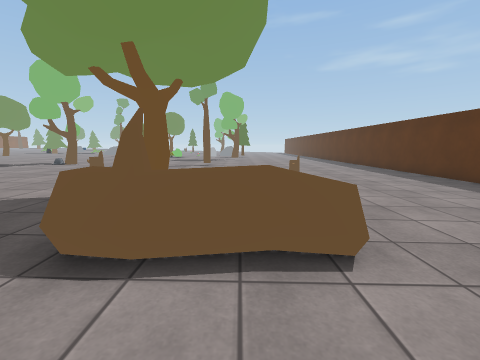
[1] (above)

23 first-person views from a walk through a 3-D level made in the Unity game engine. The camera is 1.2 m above the floor, tilts 8° down and sees 90° across. The floor is counted in squares, 1 m on a side. Each view is taken from the middle of a square. On the plan, view 1 faces up. The plan holds only what a view shows up to about 12 squares ahead; the rest is blank. The place goes on beyond the plan. The player is left out. Some surface patterns are stand-ins.

[2]
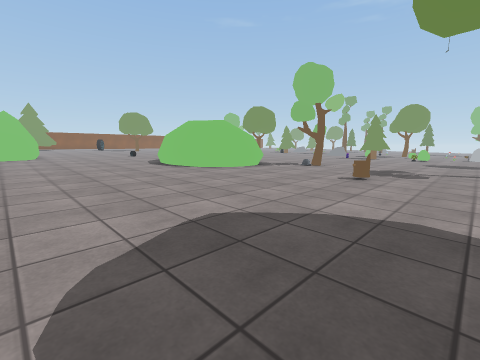

[3]
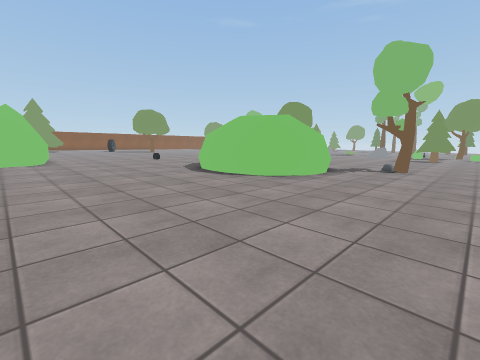

[4]
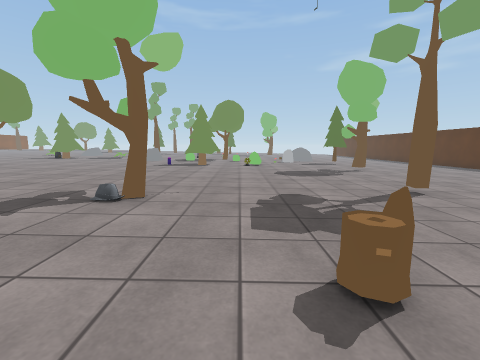

[5]
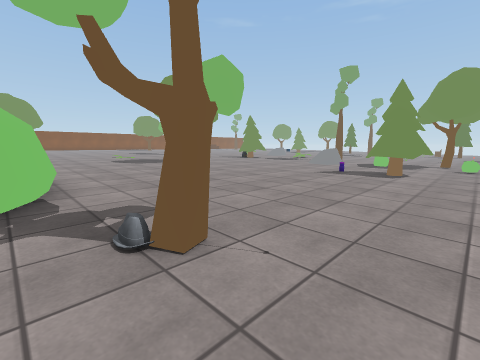

[6]
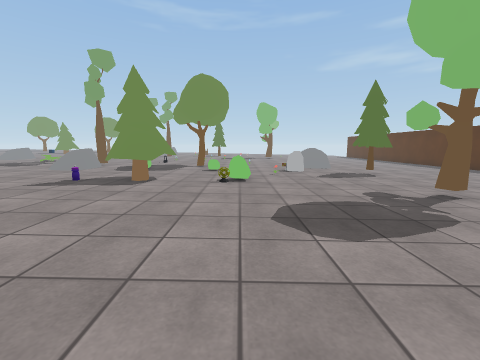

[7]
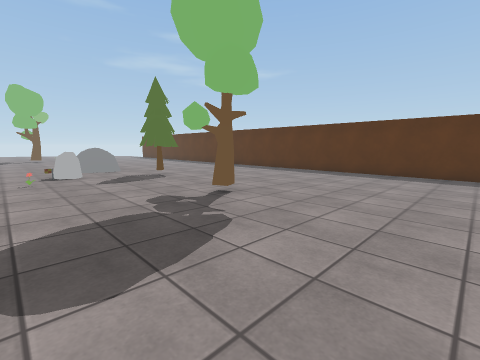

[8]
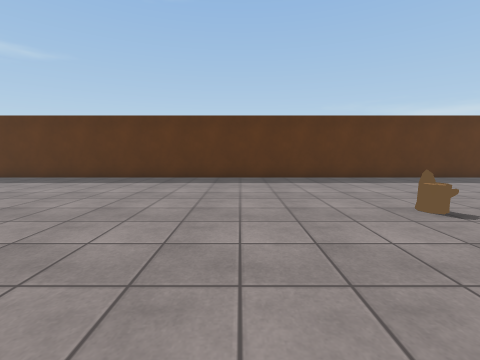

[9]
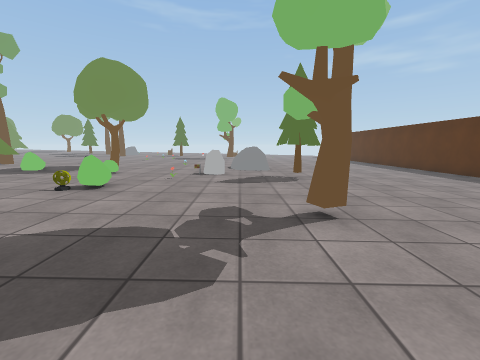

[10]
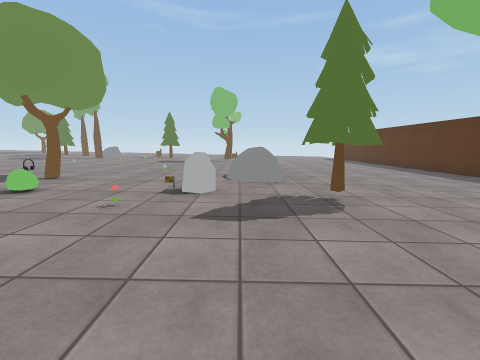

[11]
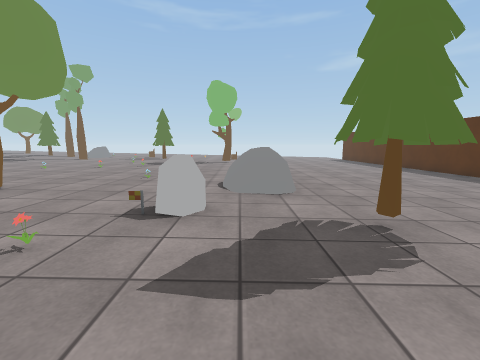

[12]
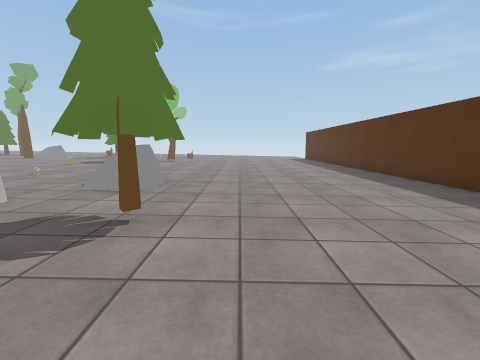

[13]
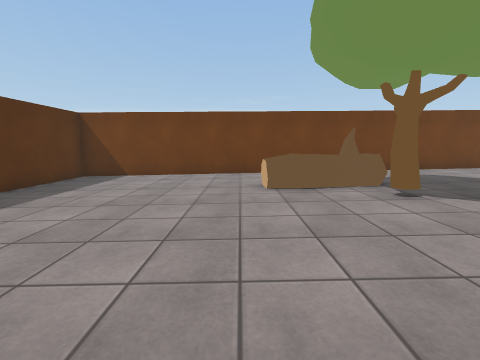

[14]
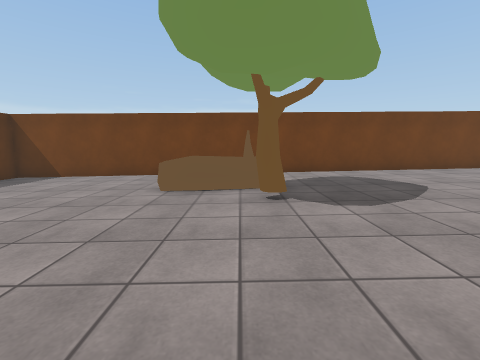

[15]
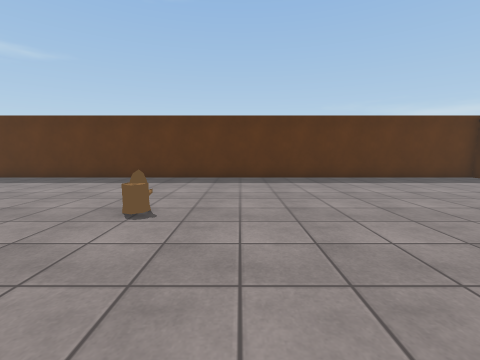

[16]
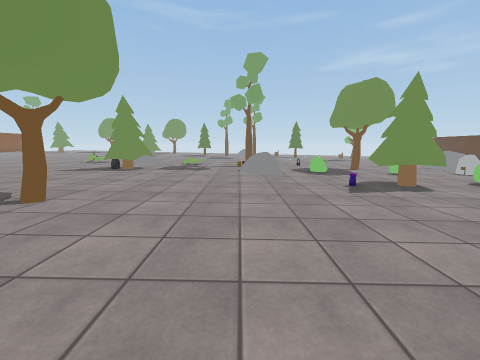

[17]
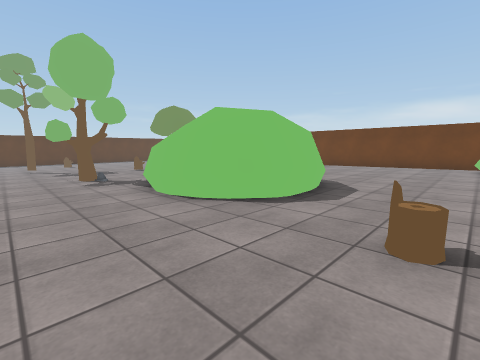

[18]
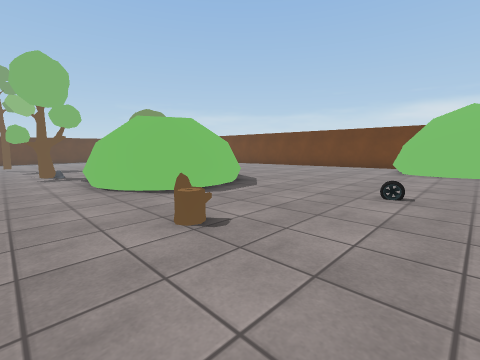

[19]
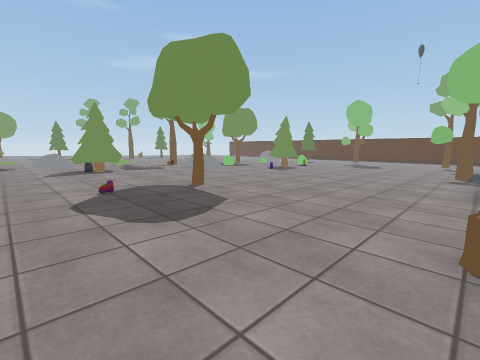

[20]
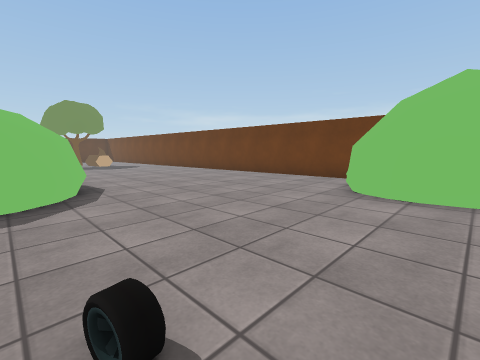

[21]
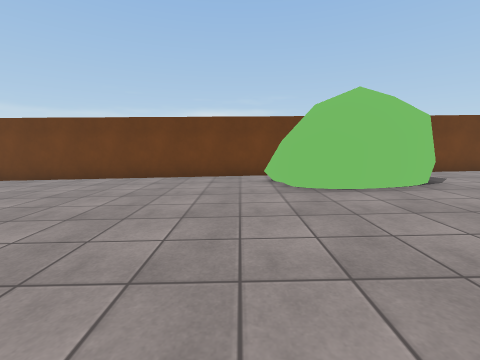

[22]
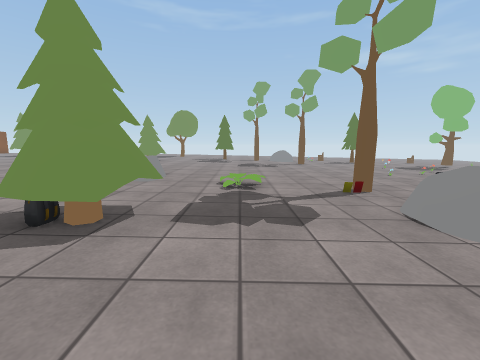

[23]
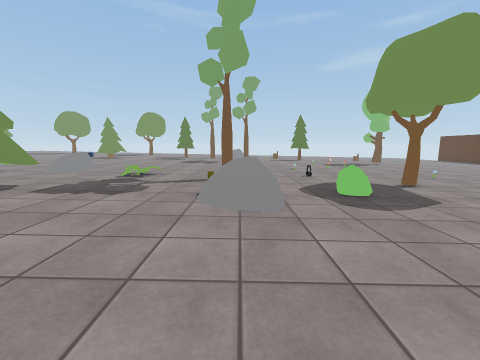

### Floor plan
Key: @ floor where view 1 was taken; # wall or solid block; . main floor; : floor 0.25 m higher than the main floor; - floor 0.25 m lower than the main floor; _ floor 0.5 m lower than the main floor; / step, stairs or slope; T tree; S stump; R rock; F flag; L flower; B bush; O other object.
Columns run from 24 left of view 1 to 9 right of it. Each row starts with its distance up from view 1.
 35    ::::........O...    -------___#
 34    ::::......O.....--- -------___#
 33    /:::............--- -------___#
 32 :: R:::............O-- -------___#
 31 /://:://...........--- R------___#
 30  :::::/..TT........---OR------___#
 29 :::::::.........T..-----------___#
 28 ::: T::...O..B.....--R--------___#
 27 :::TTT:...RR.B.....-FR--TT----___#
 26 :::TT::... R.......-L---TT----___#
 25 :::::::............-----------___#
 24 :::::::.......TT..B-----------___#
 23 :::::::.......TTT.B-----------___#
 22 :::::::.......TT...-----T-----___#
 21 :::::::............----TT-----___#
 20 ::/::T:............-----------___#
 19 :::::::............-----------___#
 18 :::::::............-----------___#
 17 :::::::............-----------___#
 16 :::::::............-----------___#
 15 :::::::............---T-------___#
 14 :::::::.......TT...-----------___#
 13 ::::S::.OOO...TT...-----------___#
 12 :::::::OOOOOO......--- ----S--___#
 11 ::::::OOO   O......--- -------___#
 10 ::::::OOO   OO....S-----------___#
  9 :::::::OOOOOO......-----------___#
  8 :::::::OOOOOO......-----------___#
  7 :::::::.OOOO.......-----------___#
  6 :::::::............-----------___#
  5 :::::::............---T-------___#
  4 :::::::............---T-O-----___#
  3 OOO::::............---OOOO----___#
  2 OOOO:::............---OOO-----___#
  1  OOO:::............-----------___#
  0    ::::............---  @-----___#
 -1   ################################

Positions as (right, up) in squares from view 1, and headings:
1: (0, 0), facing up
2: (-3, 1), facing up-left
3: (-7, 1), facing up-left
4: (-7, 8), facing up
5: (-7, 12), facing up-left
6: (-6, 15), facing up
7: (-5, 16), facing up-right
8: (-2, 16), facing right
9: (-2, 17), facing up
10: (-2, 21), facing up
11: (-2, 23), facing up
12: (2, 23), facing up
13: (2, 10), facing down
14: (-1, 10), facing down
15: (-2, 10), facing right
16: (-15, 15), facing up
17: (-21, 16), facing down-right
18: (-24, 15), facing down-right
19: (-24, 13), facing up-right
20: (-24, 9), facing down-right
21: (-20, 9), facing down
22: (-18, 23), facing up
23: (-14, 21), facing up
